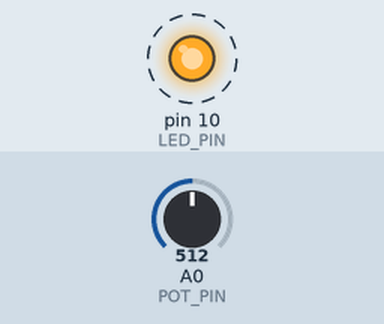
A sketch run on a simulated Arduino Uno, built with avr-gcc and run on an emulated ATmega328P. On the bench: output pins drawn as LEDs (lit = HIGH). Dashed ring = blinking. The inputs (shaded band) are chosen by the test bench; at power-on: A0 (POT_PIN) = 512.

Above: at 1.27 s.
1.3 s: A0 (POT_PIN) set to 0
2.9 s: A0 (POT_PIN) set to 3
4.4 s: A0 (POT_PIN) set to 6
At 5.6 s:
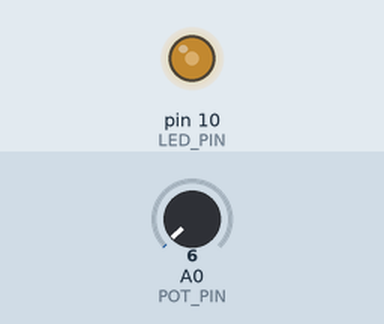
5.9 s: A0 (POT_PIN) set to 122
At 7.2 s:
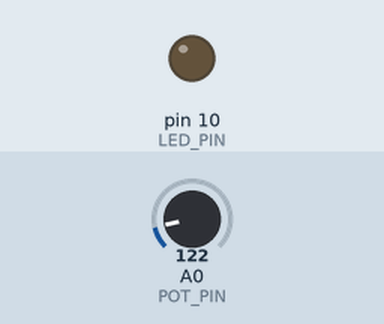
8.9 s: A0 (POT_PIN) set to 306
At 9.7 s:
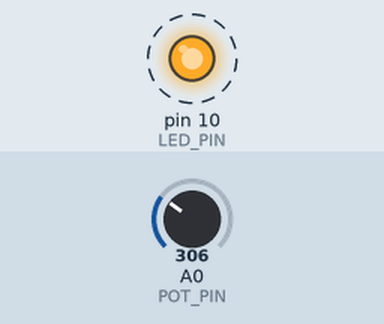
Timing chart, 0 to 12.9 s (numbered marks = the images above; inputs shaded):
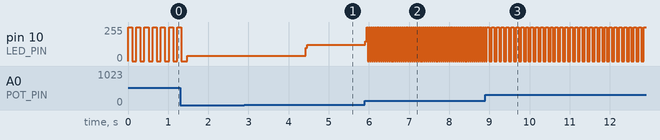

The sketch:

07-led-frequency.ino
```cpp
#define LED_PIN 10
#define POT_PIN A0

int value;

void setup() {
  pinMode(POT_PIN, INPUT);
  pinMode(LED_PIN, OUTPUT);
}

void loop() {
  value = analogRead(POT_PIN);
  digitalWrite(LED_PIN, HIGH);

  // Make the amount of waiting time depend on "value"
  delay(value/5);

  digitalWrite(LED_PIN, LOW);

  // Make the amount of waiting time depend on "value"
  delay(value/5);
}
```

Measured:
- after the input at 2.9 s, every drawn part: stays the same
- after the input at 4.4 s, pin 10 (LED_PIN): 39/255 → 121/255 at once
- after the input at 5.9 s, pin 10 (LED_PIN): 121/255 → 147/255 at once, then repeats every 0.05 s: 255/255 0.02 s, 0/255 0.02 s
- after the input at 8.9 s, pin 10 (LED_PIN): alternates 255/255 for 0.06 s and 0/255 for 0.06 s, starting after 0.10 s
